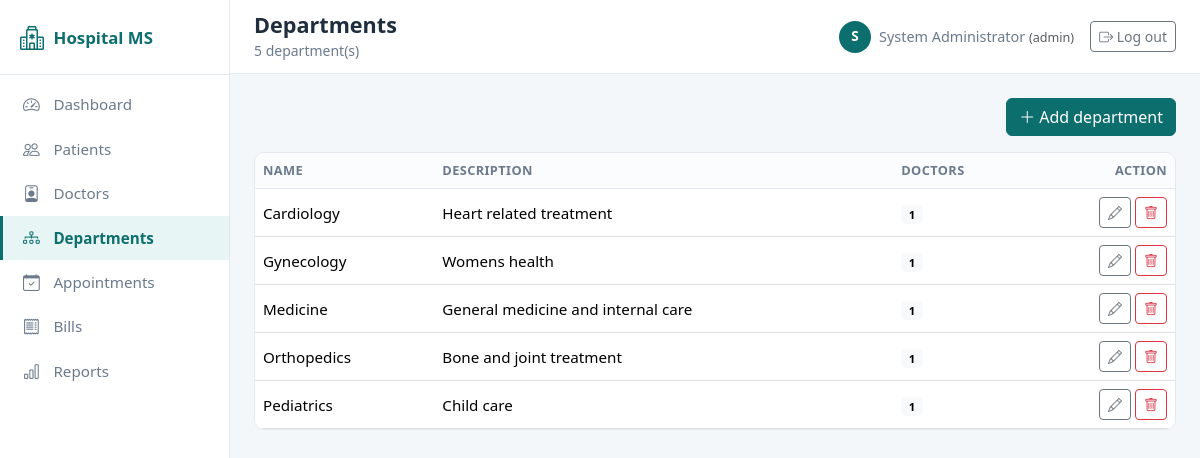
The page /departments/index.php (signed in) on the database its author committed.
### tables this page shows
CREATE TABLE departments (
    dept_id     INT AUTO_INCREMENT PRIMARY KEY,
    name        VARCHAR(100) NOT NULL UNIQUE,
    description VARCHAR(200) DEFAULT NULL
);

### includes/functions.php (called while the page is built, shortened)
<?php
function e($text)
{
    return htmlspecialchars($text ?? "", ENT_QUOTES, "UTF-8");
}
function fetch_all($conn, $sql, $params = [], $types = "")
{
    $stmt = mysqli_prepare($conn, $sql);
    mysqli_stmt_execute($stmt);
    $result = mysqli_stmt_get_result($stmt);
    $rows = [];
    while ($row = mysqli_fetch_assoc($result)) {
        $rows[] = $row;
    }
    return $rows;
}
?>

### departments/index.php (the view, shortened to what this page needs)
<?php
require_once __DIR__ . "/../includes/auth.php";
$departments = fetch_all($conn,
    "SELECT dp.*, COUNT(d.doctor_id) AS doctor_count
     FROM departments dp
     LEFT JOIN doctors d ON d.dept_id = dp.dept_id
     GROUP BY dp.dept_id, dp.name, dp.description
     ORDER BY dp.name");
require_once __DIR__ . "/../includes/header.php";
?>
<div class="d-flex justify-content-end mb-3">
  <a href="add.php" class="btn btn-primary"><i class="bi bi-plus-lg me-1"></i>Add department</a>
</div>
<div class="table-card">
  <table class="table">
    <thead>
      <tr><th>Name</th><th>Description</th><th>Doctors</th><th class="text-end">Action</th></tr>
    </thead>
    <tbody>
      <?php if ($departments) { foreach ($departments as $dp) { ?>
      <tr>
        <td class="fw-medium"><?php echo e($dp["name"]); ?></td>
        <td><?php echo $dp["description"] ? e($dp["description"]) : "-"; ?></td>
        <td><span class="badge text-bg-light"><?php echo $dp["doctor_count"]; ?></span></td>
        <td class="text-end">
          <a href="edit.php?id=<?php echo $dp["dept_id"]; ?>" class="btn btn-sm btn-outline-secondary">
            <i class="bi bi-pencil"></i>
          </a>
          <form method="post" action="delete.php" class="d-inline"
                onsubmit="return confirm('Delete this department? Doctors will lose their department assignment.');">
            <button type="submit" class="btn btn-sm btn-outline-danger"><i class="bi bi-trash"></i></button>
          </form>
        </td>
      </tr>
      <?php } } else { ?>
      <tr><td colspan="4"><div class="empty-state"><i class="bi bi-diagram-3"></i>No departments yet.</div></td></tr>
      <?php } ?>
    </tbody>
  </table>
</div>
<?php require_once __DIR__ . "/../includes/footer.php"; ?>

### assets/css/style.css (style rules this page uses)
:root { --hms-primary: #0d6e6e; --hms-primary-dark: #0a5757; --hms-accent: #e8f5f5; --hms-ink: #1f2d3d; --hms-muted: #6b7a8c; --hms-bg: #f4f7f9; --hms-border: #e3e9ee; }
body { background: var(--hms-bg); color: var(--hms-ink); font-size: 0.95rem; }
.table { margin-bottom: 0; }
.table > thead th { background: #fbfcfd; color: var(--hms-muted); font-weight: 600; font-size: 0.8rem; text-transform: uppercase; letter-spacing: 0.03em; border-bottom: 1px solid var(--hms-border); }
.table td { vertical-align: middle; }
.table-card { background: #fff; border: 1px solid var(--hms-border); border-radius: 10px; overflow: hidden; }
.btn-primary { background: var(--hms-primary); border-color: var(--hms-primary); }

### rows shown on the page
departments: name "Cardiology", description "Heart related treatment", doctor_count "1"
departments: name "Gynecology", description "Womens health", doctor_count "1"
departments: name "Medicine", description "General medicine and internal care", doctor_count "1"
departments: name "Orthopedics", description "Bone and joint treatment", doctor_count "1"
departments: name "Pediatrics", description "Child care", doctor_count "1"

### other values the page prints
$page_heading "Departments"
$page_subheading "5 department(s)"
substr($current_user["full_name"], 0, 1) "S"
$current_user["full_name"] "System Administrator"
$current_user["role"] "admin"
